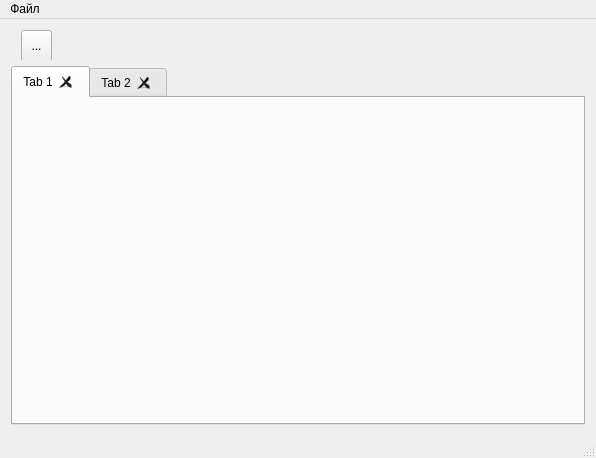
<?xml version="1.0" encoding="UTF-8"?>
<ui version="4.0">
 <class>MainWindow</class>
 <widget class="QMainWindow" name="MainWindow">
  <property name="geometry">
   <rect>
    <x>0</x>
    <y>0</y>
    <width>596</width>
    <height>458</height>
   </rect>
  </property>
  <property name="windowTitle">
   <string>MainWindow</string>
  </property>
  <widget class="QWidget" name="centralWidget">
   <layout class="QVBoxLayout" name="verticalLayout">
    <item>
     <widget class="QWidget" name="widget" native="true">
      <property name="sizePolicy">
       <sizepolicy hsizetype="Preferred" vsizetype="Fixed">
        <horstretch>0</horstretch>
        <verstretch>0</verstretch>
       </sizepolicy>
      </property>
      <property name="minimumSize">
       <size>
        <width>0</width>
        <height>30</height>
       </size>
      </property>
      <property name="styleSheet">
       <string notr="true"/>
      </property>
      <widget class="QToolButton" name="toolButton">
       <property name="geometry">
        <rect>
         <x>10</x>
         <y>0</y>
         <width>31</width>
         <height>31</height>
        </rect>
       </property>
       <property name="text">
        <string>...</string>
       </property>
      </widget>
     </widget>
    </item>
    <item>
     <widget class="QTabWidget" name="tabWidget">
      <property name="currentIndex">
       <number>0</number>
      </property>
      <property name="tabsClosable">
       <bool>true</bool>
      </property>
      <property name="movable">
       <bool>true</bool>
      </property>
      <widget class="QWidget" name="tab">
       <attribute name="title">
        <string>Tab 1</string>
       </attribute>
      </widget>
      <widget class="QWidget" name="tab_2">
       <attribute name="title">
        <string>Tab 2</string>
       </attribute>
      </widget>
     </widget>
    </item>
   </layout>
  </widget>
  <widget class="QMenuBar" name="menuBar">
   <property name="geometry">
    <rect>
     <x>0</x>
     <y>0</y>
     <width>596</width>
     <height>21</height>
    </rect>
   </property>
   <widget class="QMenu" name="menu">
    <property name="title">
     <string>Файл</string>
    </property>
    <addaction name="action"/>
    <addaction name="action_3"/>
    <addaction name="action_4"/>
    <addaction name="action_5"/>
    <addaction name="action_2"/>
   </widget>
   <addaction name="menu"/>
  </widget>
  <widget class="QStatusBar" name="statusBar"/>
  <action name="action">
   <property name="icon">
    <iconset resource="resourses.qrc">
     <normaloff>:/pic/images/new.png</normaloff>:/pic/images/new.png</iconset>
   </property>
   <property name="text">
    <string>Новый</string>
   </property>
   <property name="shortcut">
    <string>Ctrl+N</string>
   </property>
  </action>
  <action name="action_2">
   <property name="icon">
    <iconset resource="resourses.qrc">
     <normaloff>:/pic/images/exit.png</normaloff>:/pic/images/exit.png</iconset>
   </property>
   <property name="text">
    <string>Выход</string>
   </property>
   <property name="shortcut">
    <string>Ctrl+Q</string>
   </property>
  </action>
  <action name="action_3">
   <property name="icon">
    <iconset resource="resourses.qrc">
     <normaloff>:/pic/images/open.png</normaloff>:/pic/images/open.png</iconset>
   </property>
   <property name="text">
    <string>Открыть</string>
   </property>
   <property name="shortcut">
    <string>Ctrl+O</string>
   </property>
  </action>
  <action name="action_4">
   <property name="icon">
    <iconset resource="resourses.qrc">
     <normaloff>:/pic/images/save.png</normaloff>:/pic/images/save.png</iconset>
   </property>
   <property name="text">
    <string>Сохранить</string>
   </property>
   <property name="shortcut">
    <string>Ctrl+S</string>
   </property>
  </action>
  <action name="action_5">
   <property name="icon">
    <iconset resource="resourses.qrc">
     <normaloff>:/pic/images/save-as.png</normaloff>:/pic/images/save-as.png</iconset>
   </property>
   <property name="text">
    <string>Сохранить как..</string>
   </property>
   <property name="shortcut">
    <string>Ctrl+Shift+S</string>
   </property>
  </action>
 </widget>
 <layoutdefault spacing="6" margin="11"/>
 <resources>
  <include location="resourses.qrc"/>
 </resources>
 <connections/>
</ui>
